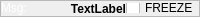
       <widget class="QFrame" name="frame_9">
        <property name="sizePolicy">
         <sizepolicy hsizetype="Preferred" vsizetype="Maximum">
          <horstretch>0</horstretch>
          <verstretch>20</verstretch>
         </sizepolicy>
        </property>
        <property name="minimumSize">
         <size>
          <width>0</width>
          <height>17</height>
         </size>
        </property>
        <property name="maximumSize">
         <size>
          <width>16777215</width>
          <height>34</height>
         </size>
        </property>
        <property name="baseSize">
         <size>
          <width>0</width>
          <height>0</height>
         </size>
        </property>
        <property name="frameShape">
         <enum>QFrame::StyledPanel</enum>
        </property>
        <property name="frameShadow">
         <enum>QFrame::Raised</enum>
        </property>
        <layout class="QHBoxLayout" name="horizontalLayout">
         <property name="spacing">
          <number>0</number>
         </property>
         <property name="sizeConstraint">
          <enum>QLayout::SetMaximumSize</enum>
         </property>
         <property name="margin">
          <number>0</number>
         </property>
         <item>
          <widget class="QLabel" name="message_label">
           <property name="sizePolicy">
            <sizepolicy hsizetype="Preferred" vsizetype="Maximum">
             <horstretch>0</horstretch>
             <verstretch>0</verstretch>
            </sizepolicy>
           </property>
           <property name="baseSize">
            <size>
             <width>0</width>
             <height>17</height>
            </size>
           </property>
           <property name="styleSheet">
            <string notr="true">color: rgb(255, 255, 255);</string>
           </property>
           <property name="text">
            <string>Msg:</string>
           </property>
           <property name="alignment">
            <set>Qt::AlignLeading|Qt::AlignLeft|Qt::AlignTop</set>
           </property>
           <property name="wordWrap">
            <bool>true</bool>
           </property>
          </widget>
         </item>
         <item>
          <widget class="QLabel" name="coord_label">
           <property name="sizePolicy">
            <sizepolicy hsizetype="Maximum" vsizetype="Preferred">
             <horstretch>0</horstretch>
             <verstretch>0</verstretch>
            </sizepolicy>
           </property>
           <property name="maximumSize">
            <size>
             <width>250</width>
             <height>16777215</height>
            </size>
           </property>
           <property name="font">
            <font>
             <pointsize>9</pointsize>
             <weight>75</weight>
             <bold>true</bold>
            </font>
           </property>
           <property name="text">
            <string>TextLabel</string>
           </property>
           <property name="alignment">
            <set>Qt::AlignRight|Qt::AlignTrailing|Qt::AlignVCenter</set>
           </property>
          </widget>
         </item>
         <item>
          <widget class="QCheckBox" name="freezeButton">
           <property name="sizePolicy">
            <sizepolicy hsizetype="Minimum" vsizetype="Maximum">
             <horstretch>0</horstretch>
             <verstretch>0</verstretch>
            </sizepolicy>
           </property>
           <property name="maximumSize">
            <size>
             <width>100</width>
             <height>10</height>
            </size>
           </property>
           <property name="text">
            <string>FREEZE</string>
           </property>
          </widget>
         </item>
        </layout>
       </widget>
